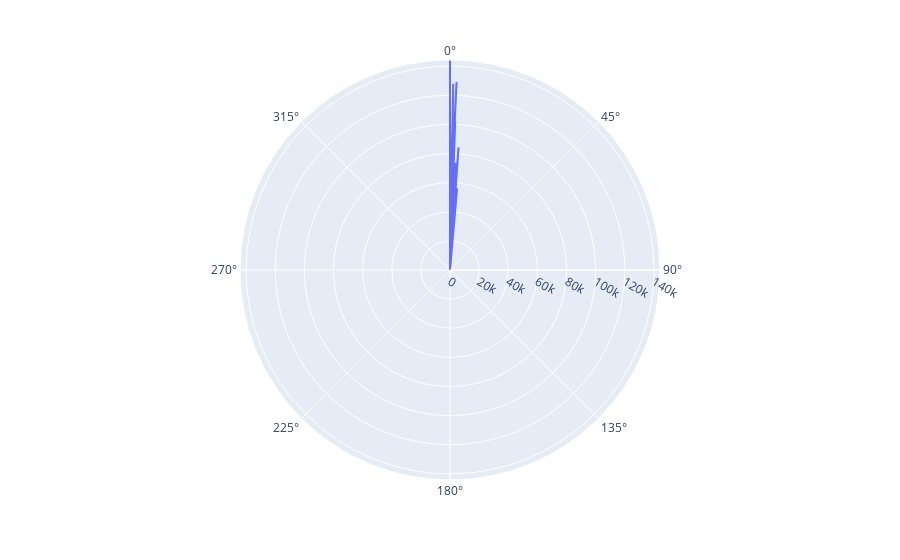

Source (notebook cell):
### Code cell
#Income Vs Number of Children
fig = px.line_polar(demo_data, r='income', theta='nbr_children', line_close=True)
fig.show()

### Figure 1 — Plotly figure (JSON) as saved in the notebook; plotly's stock layout.template omitted (floating-point values rounded to 4 significant figures; data arrays with more than 128 entries replaced by an {"elided": "..."} marker saying what was removed)
{"data": [{"hovertemplate": "income=%{r}<br>nbr_children=%{theta}<extra></extra>", "legendgroup": "", "line": {"color": "#636efa", "dash": "solid"}, "marker": {"symbol": "circle"}, "mode": "lines", "name": "", "r": {"elided": "748 int values"}, "showlegend": false, "subplot": "polar", "theta": {"elided": "748 int values"}, "type": "scatterpolar"}], "layout": {"autosize": true, "legend": {"tracegroupgap": 0}, "margin": {"t": 60}, "polar": {"angularaxis": {"direction": "clockwise", "rotation": 90, "type": "linear"}, "domain": {"x": [0, 1], "y": [0, 1]}, "radialaxis": {"autorange": true, "range": [0, 144157], "type": "linear"}}}}
